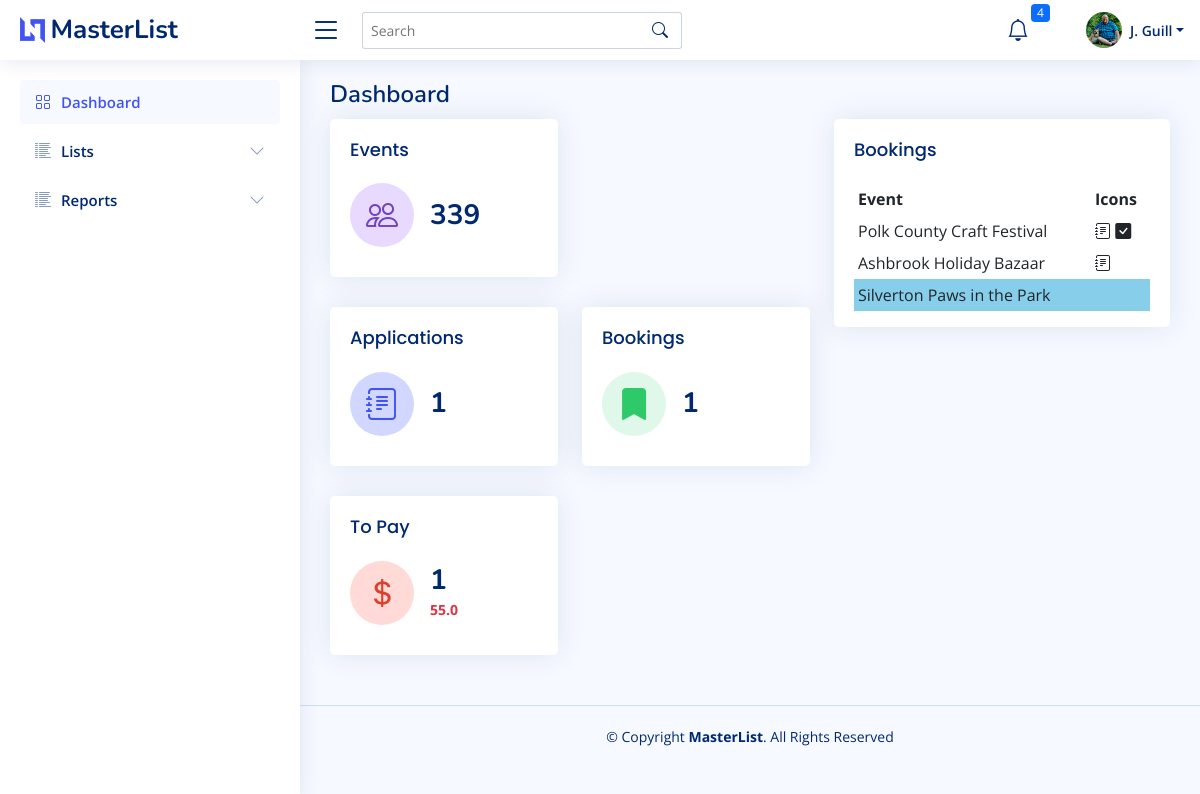
The page /home (signed in) on the database as committed earlier.
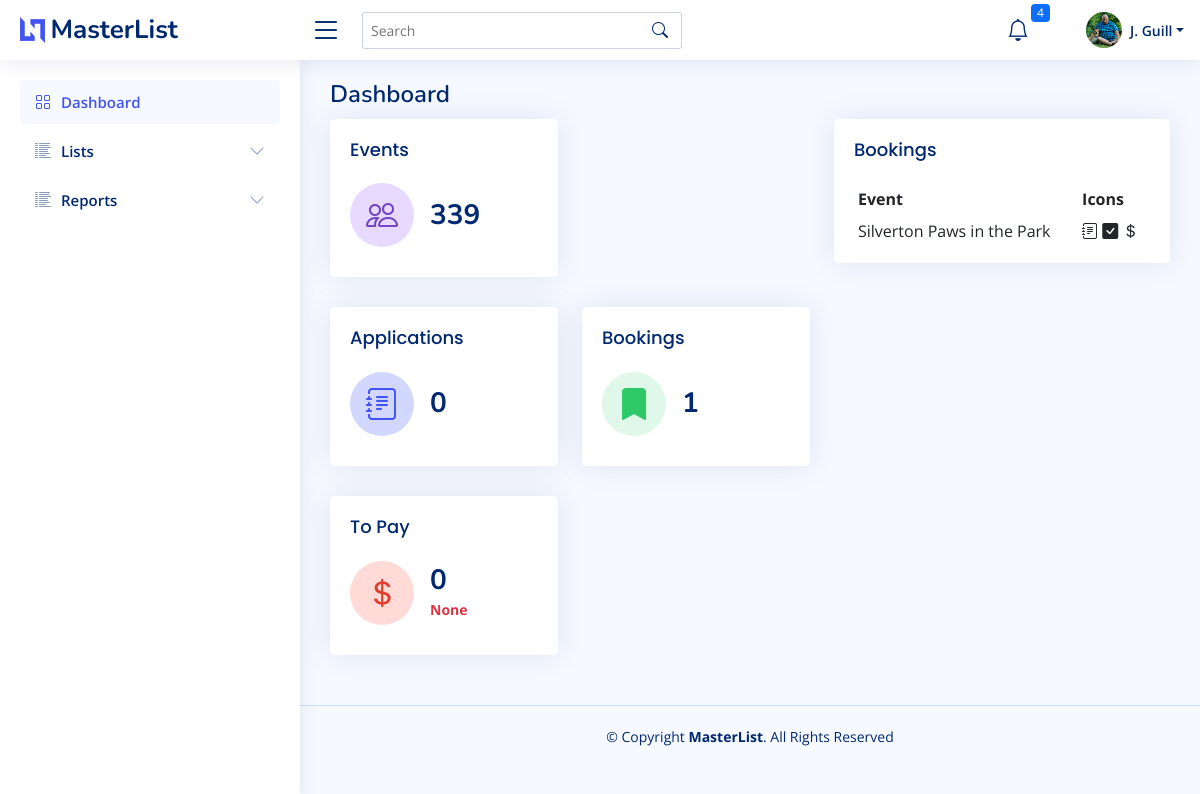
The same page on the database as committed later.
### bazaar/models.py (models this page shows, shortened)
class User(db.Model, UserMixin):
    id = db.Column(db.Integer, primary_key=True)
    firstname = db.Column(db.String(150))
    lastname = db.Column(db.String(150))
    company = db.Column(db.String(150))
    title = db.Column(db.String(50))
    aboutme = db.Column(db.Text)
    address = db.Column(db.String(150))
    city = db.Column(db.String(150))
    state = db.Column(db.String(2))
    postalcode = db.Column(db.String(20))
    phone = db.Column(db.String(20))
    email = db.Column(db.String(150), unique=True)
    dob = db.Column(db.Date)
    avatar_filename = db.Column(db.Text)
    avatar_url = db.Column(db.String(250))
    twitter = db.Column(db.String(255))
    instagram = db.Column(db.String(255))
    facebook = db.Column(db.String(255))
    linkedin = db.Column(db.String(255))
    username = db.Column(db.String(150), unique=True)
    password = db.Column(db.String(150))
    date_created = db.Column(db.DateTime(timezone=True), server_default=func.now())
    def fullname(self):
        return self.firstname + " " + self.lastname

class Booking(db.Model):
    id = db.Column(db.Integer, primary_key=True)
    kd_appopen_new = db.Column(db.Date)
    kd_appopen_return = db.Column(db.Date)
    kd_appdeadline_new = db.Column(db.Date)
    kd_appdeadline_return = db.Column(db.Date)
    cl_appsubmission = db.Column(db.Boolean, default=False)
    cl_interested = db.Column(db.Boolean, default=True)
    cl_appapproved = db.Column(db.Boolean, default=False)
    cl_feepaid = db.Column(db.Boolean, default=False)
    cl_electrequest = db.Column(db.Boolean, default=False)
    cl_sendproductpic = db.Column(db.Boolean, default=False)
    cl_sendlogo = db.Column(db.Boolean, default=False)
    cl_sendbio = db.Column(db.Boolean, default=False)
    info_wifipassword = db.Column(db.String(100))
    info_datestart = db.Column(db.Date)
    info_dateend = db.Column(db.Date)
    info_timestart = db.Column(db.Time)
    info_timeend = db.Column(db.Time)
    info_loadindatetime = db.Column(db.DateTime)
    info_loadoutdatetime = db.Column(db.DateTime)
    info_boothfee = db.Column(db.Float)
    info_whatfeeincludes = db.Column(db.Text)
    info_boothlocation = db.Column(db.String(100))
    cl_wifiavailable = db.Column(db.Boolean, default=False)
    cl_foodavailable = db.Column(db.Boolean, default=False)
    info_foodpurchase = db.Column(db.String(100))
    date_created = db.Column(db.DateTime(timezone=True), server_default=func.now())
    date_updated = db.Column(db.DateTime(timezone=True), onupdate=func.now())
    eventid = db.Column(db.Integer, db.ForeignKey('master_list.id'))
    notes = db.relationship("Notes", backref=backref("booking_notes", uselist=False))
    event = db.relationship("MasterList", backref=backref("booking_event", uselist=False))

class MasterList(db.Model):
    id = db.Column(db.Integer, primary_key=True)
    event_name = db.Column(db.String(150))
    january = db.Column(db.Boolean, default=False)
    february = db.Column(db.Boolean, default=False)
    march = db.Column(db.Boolean, default=False)
    april = db.Column(db.Boolean, default=False)
    may = db.Column(db.Boolean, default=False)
    june = db.Column(db.Boolean, default=False)
    july = db.Column(db.Boolean, default=False)
    august = db.Column(db.Boolean, default=False)
    september = db.Column(db.Boolean, default=False)
    october = db.Column(db.Boolean, default=False)
    november = db.Column(db.Boolean, default=False)
    december = db.Column(db.Boolean, default=False)
    first = db.Column(db.Boolean, default=True)
    second = db.Column(db.Boolean, default=True)
    third = db.Column(db.Boolean, default=True)
    fourth = db.Column(db.Boolean, default=True)
    last = db.Column(db.Boolean, default=True)
    friday = db.Column(db.Boolean, default=False)
    saturday = db.Column(db.Boolean, default=False)
    sunday = db.Column(db.Boolean, default=False)
    monday = db.Column(db.Boolean, default=False)
    tuesday = db.Column(db.Boolean, default=False)
    wednesday = db.Column(db.Boolean, default=False)
    thursday = db.Column(db.Boolean, default=False)
    updated = db.Column(db.Date)
    imagesrc = db.Column(db.Text)
    attendance = db.Column(db.Integer)
    exibitors = db.Column(db.Integer)
    website = db.Column(db.Text)
    dates_text = db.Column(db.Text)
    type_bazaar = db.Column(db.Boolean, default=False)
    type_holiday = db.Column(db.Boolean, default=False)
    type_art = db.Column(db.Boolean, default=False)
    type_festival = db.Column(db.Boolean, default=False)
    type_flea = db.Column(db.Boolean, default=False)
    type_health = db.Column(db.Boolean, default=False)
    type_market = db.Column(db.Boolean, default=False)
    date_created = db.Column(db.DateTime(timezone=True), server_default=func.now())
    date_updated = db.Column(db.DateTime(timezone=True), onupdate=func.now())
    venuefk = db.Column(db.Integer, db.ForeignKey('venue.id'))
    promoterfk = db.Column(db.Integer, db.ForeignKey('promoter.id'))
    venue = db.relationship("Venue", backref=backref("venue", uselist=False))
    promoter = db.relationship("Promoter", backref=backref("promoter", uselist=False))
    notes = db.relationship("Notes", backref=backref("notes", uselist=False))

### bazaar/templates/base/base.py (the view)
@base.route("/")
@base.route("/home")
@login_required
def home():
    import time
    countrec = db.session.query(func.count(MasterList.id)).scalar()
    countapps = db.session.query(func.count(Booking.id)).filter(Booking.cl_appsubmission == True).filter(
        Booking.cl_appapproved == False).scalar()
    countbookings = db.session.query(func.count(Booking.id)).filter(Booking.cl_appapproved == True).scalar()
    countpay = db.session.query(func.count(Booking.id)).filter(Booking.cl_appapproved == True).filter(
        Booking.cl_feepaid == False).scalar()
    amountpay = db.session.query(func.sum(Booking.info_boothfee)).filter(Booking.cl_appapproved == True).filter(
        Booking.cl_feepaid == False).scalar()
    bookings = db.session.query(Booking).filter(Booking.cl_interested == True).all()
    content = {"user": User, "countrec": countrec, "countapps": countapps,
               "countbookings": countbookings, "amountpay": amountpay,
               "countpay": countpay, "bookings": bookings}
    return render_template("base/dashboard.html", **content)

### bazaar/templates/base/dashboard.html (shortened to what this page needs)
{% extends "base/base.html" %}
{% block page_title %}
    Dashboard
{% endblock page_title %}
{% block main_content %}
    <section class="section dashboard">
        <div class="row">
            <div class="col-lg-7">
                <div class="row">
                    <div class="col-xxl-4 col-lg-6 col-sm-12">
                        <div class="card info-card customers-card">
                            <div class="card-body">
                                <h5 class="card-title">Events</h5>
                                <div class="d-flex align-items-center">
                                    <div class="card-icon rounded-circle d-flex align-items-center justify-content-center">
                                        <i class="bi bi-people"></i>
                                    </div>
                                    <div class="ps-3">
                                        <h6>{{ countrec }}</h6>
                                    </div>
                                </div>
                            </div>
                        </div>
                    </div>
                </div>
                <div class="row">
                    <div class="col-xxl-4 col-lg-6 col-sm-12">
                        <div class="card info-card applications-card">
                            <div class="card-body">
                                <h5 class="card-title">Applications</h5>
                                <div class="d-flex align-items-center">
                                    <div class="card-icon rounded-circle d-flex align-items-center justify-content-center">
                                        <i class="bi bi-journal-text"></i>
                                    </div>
                                    <div class="ps-3">
                                        <h6>{{ countapps }}</h6>
                                    </div>
                                </div>
                            </div>
                        </div>
                    </div>
                    <div class="col-xxl-4 col-lg-6 col-sm-12">
                        <div class="card info-card bookings-card">
                            <div class="card-body">
                                <h5 class="card-title">Bookings</h5>
                                <div class="d-flex align-items-center">
                                    <div class="card-icon rounded-circle d-flex align-items-center justify-content-center">
                                        <i class="bi bi-bookmark-fill"></i>
                                    </div>
                                    <div class="ps-3">
                                        <h6>{{ countbookings }}</h6>
                                    </div>
                                </div>
                            </div>
                        </div>
                    </div>
                    <div class="col-xxl-4 col-lg-6 col-sm-12">
                        <div class="card info-card topay-card">
                            <div class="card-body">
                                <h5 class="card-title">To Pay</h5>
                                <div class="d-flex align-items-center">
                                    <div class="card-icon rounded-circle d-flex align-items-center justify-content-center">
                                        <i class="bi bi-currency-dollar"></i>
                                    </div>
                                    <div class="ps-3">
                                        <h6>{{ countpay }}</h6>
                                        <span class="text-danger small pt-1 fw-bold">{{ amountpay }}</span>
                                    </div>
                                </div>
                            </div>
                        </div>
                    </div>
                </div>
            </div>
            <div class="col-lg-5">
                <div class="card">
                    <div class="card-body pb-0">
                        <h5 class="card-title">Bookings</h5>
                        <table class="table table-borderless table-sm">
                            <thead>
                            <tr>
                                <th>Event</th>
                                <th>Icons</th>
                            </tr>
                            </thead>
                            <tbody>
                            {% for booking in bookings %}
                                <tr onclick="location.href='{{ url_for('booking.home', id=booking.eventid) }}'"
                                    {% if booking.cl_interested == True and booking.cl_appsubmission == False %}style="background-color: skyblue"{% endif %}>
                                    <td>
                                        {{ booking.event.event_name }}</td>
                                    <td>
                                        {% if booking.cl_appsubmission %}<i class="bi bi-journal-text"></i>{% endif %}
                                        {% if booking.cl_appapproved %}
                                            <i class="bi bi-check-square-fill"></i>{% endif %}
                                        {% if booking.cl_feepaid %}<i class="bi bi-currency-dollar"></i>{% endif %}
                                    </td>
                                </tr>
                            {% endfor %}
                            </tbody>
                        </table>
                    </div>
                </div>
            </div>
        </div>
    </section>
{% endblock main_content %}

### bazaar/templates/base/base.html (shortened to what this page needs)
<!DOCTYPE html>
<html lang="en">
<head>
    <link href="https://cdn.jsdelivr.net/npm/bootstrap@5.0.2/dist/css/bootstrap.min.css" rel="stylesheet"
>
    <link href="{{ url_for('static',filename='/vendor/bootstrap-icons/bootstrap-icons.css') }}" rel="stylesheet">
    <link href="{{ url_for('static',filename='/vendor/boxicons/css/boxicons.min.css') }}" rel="stylesheet">
    <link href="{{ url_for('static',filename='css/style.css') }}" rel="stylesheet">
    <link rel="stylesheet" type="text/css" href="https://cdn.datatables.net/1.10.12/css/jquery.dataTables.min.css">
    <link rel="stylesheet" type="text/css" href="https://cdn.datatables.net/1.10.13/css/dataTables.bootstrap.min.css">
</head>
<body>
{% include 'base/header.html' %}
{% include 'base/sidebar.html' %}
<main id="main" class="main">
    <div class="pagetitle">
        <h1>{% block page_title %}Dashboard{% endblock page_title %}</h1>
    </div>
    {% block main_content %}
    {% endblock main_content %}
</main>
<footer id="footer" class="footer">
    <div class="copyright">
        &copy; Copyright <strong><span>MasterList</span></strong>. All Rights Reserved
    </div>
</footer>
</body>
</html>

### bazaar/templates/base/header.html (shortened to what this page needs)
<header id="header" class="header fixed-top d-flex align-items-center">
    <div class="d-flex align-items-center justify-content-between">
        <a href="{{ url_for('base.home') }}" class="logo d-flex align-items-center">
            <img src="{{ url_for('static',filename='img/logo.png') }}" alt="">
            <span class="d-none d-lg-block">MasterList</span>
        </a>
        <i class="bi bi-list toggle-sidebar-btn"></i>
    </div>
    <div class="search-bar">
        <form class="search-form d-flex align-items-center" method="POST" action="#">
            <input type="text" name="query" placeholder="Search" title="Enter search keyword">
            <button type="submit" title="Search"><i class="bi bi-search"></i></button>
        </form>
    </div>
    <nav class="header-nav ms-auto">
        <ul class="d-flex align-items-center">
            <li class="nav-item dropdown">
                <a class="nav-link nav-icon" href="#" data-bs-toggle="dropdown">
                    <i class="bi bi-bell"></i>
                    <span class="badge bg-primary badge-number">4</span>
                </a>
            </li>
            <li class="nav-item dropdown pe-3">
                <a class="nav-link nav-profile d-flex align-items-center pe-0" href="#" data-bs-toggle="dropdown">
                    <img src="{{ url_for('static',filename='img/avatar/'+current_user.avatar_filename) }}" alt="Profile"
                         class="rounded-circle">
                    <span class="d-none d-md-block dropdown-toggle ps-2">{{ current_user.firstname[0].upper() }}. {{ current_user.lastname.title() }}</span>
                </a>
            </li>
        </ul>
    </nav>
</header>

### bazaar/templates/base/sidebar.html (shortened to what this page needs)
<aside id="sidebar" class="sidebar">
    <ul class="sidebar-nav" id="sidebar-nav">
        <li class="nav-item">
            <a class="nav-link " href="{{ url_for('base.home') }}">
                <i class="bi bi-grid"></i>
                <span>Dashboard</span>
            </a>
        </li>
        <li class="nav-item">
            <a class="nav-link collapsed" data-bs-target="#reports-nav" data-bs-toggle="collapse" href="#">
                <i class="bi bi-list-columns-reverse"></i><span>Lists</span><i class="bi bi-chevron-down ms-auto"></i>
            </a>
        </li>
        <li class="nav-item">
            <a class="nav-link collapsed" data-bs-target="#reports-nav" data-bs-toggle="collapse" href="#">
                <i class="bi bi-list-columns-reverse"></i><span>Reports</span><i class="bi bi-chevron-down ms-auto"></i>
            </a>
        </li>
    </ul>
</aside>

Rows that differ between the two databases and show on the page:
no longer on this page (row edited): Booking: event.event_name "Polk County Craft Festival", cl_appsubmission True (drawn), cl_appapproved True (drawn)
no longer on this page (row edited): Booking: event.event_name "Ashbrook Holiday Bazaar", cl_appsubmission True (drawn)
changed Booking "Silverton Paws in the Park": cl_appsubmission False → True (drawn); cl_appapproved False → True (drawn); cl_feepaid False → True (drawn)
Other text that changed with them:
{{ countapps }}: "1" → "0"
{{ countpay }}: "1" → "0"
{{ amountpay }}: "55.0" → "None"
